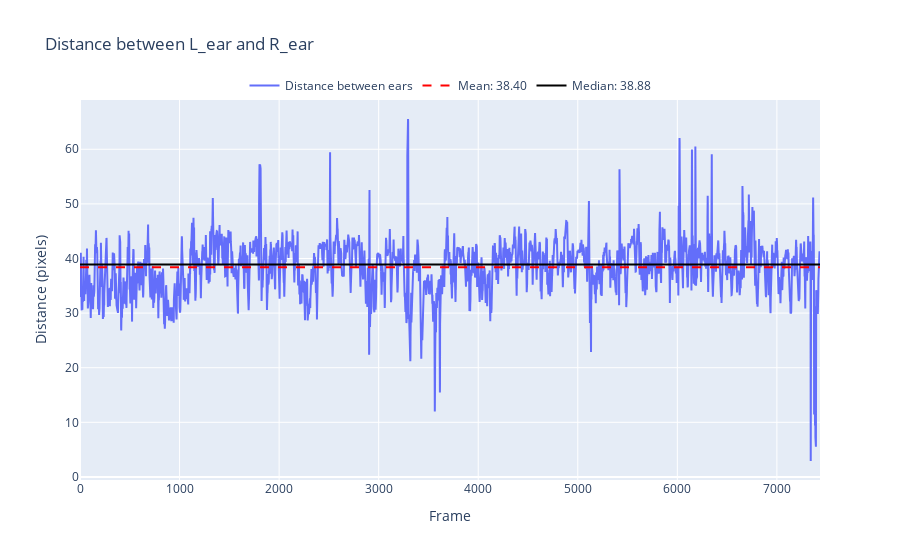

This figure's notebook cell:
### Code cell
def find_scale(df: pd.DataFrame, measured_dist: float, measured_points: list, print_results: bool = False) -> float:
    """Plots the distance between ears and the mean and median distances.

    Args:
        df (pd.DataFrame): DataFrame containing the coordinates of the points.
        measured_dist (float): Measured distance between points.
        measured_points (list): List of strings containing the names of the points.

    Returns:
        scale (float): The scale factor to convert the measured distance to the actual distance.
    """

    df.dropna(inplace=True)

    A = measured_points[0]
    B = measured_points[1]

    # Calculate the distance between the two points
    dist = np.sqrt(
        (df[f'{A}_x'] - df[f'{B}_x'])**2 + 
        (df[f'{A}_y'] - df[f'{B}_y'])**2)

    dist.dropna(inplace=True)

    # Calculate the mean and median
    mean_dist = np.mean(dist)
    median_dist = np.median(dist)

    scale = (measured_dist / median_dist)

    if print_results:

        print(f'median distance is {median_dist}, mean distance is {mean_dist}. scale is {scale*100}')

        # Create the plot
        fig = go.Figure()

        # Add the distance trace
        fig.add_trace(go.Scatter(y=dist, mode='lines', name='Distance between ears'))

        # Add mean and median lines
        fig.add_trace(go.Scatter(y=[mean_dist]*len(dist), mode='lines', name=f'Mean: {mean_dist:.2f}', line=dict(color='red', dash='dash')))
        fig.add_trace(go.Scatter(y=[median_dist]*len(dist), mode='lines', name=f'Median: {median_dist:.2f}', line=dict(color='black')))

        # Update layout
        fig.update_layout(
            title=f'Distance between {A} and {B}',
            xaxis_title='Frame',
            yaxis_title='Distance (pixels)',
            legend=dict(yanchor="bottom",
                        y=1,
                        xanchor="center",
                        x=0.5,
                        orientation="h"),
        )

        # Show the plot
        fig.show()
    
    return scale

# plot scale
scale = find_scale(df_smooth, measured_dist, measured_points, print_results=True)

### Figure 1 — Plotly figure (JSON) as saved in the notebook; plotly's stock layout.template omitted (floating-point values rounded to 4 significant figures; data arrays with more than 128 entries replaced by an {"elided": "..."} marker saying what was removed)
{"data": [{"mode": "lines", "name": "Distance between ears", "type": "scatter", "y": {"elided": "7434 float values"}}, {"line": {"color": "red", "dash": "dash"}, "mode": "lines", "name": "Mean: 38.40", "type": "scatter", "y": {"elided": "7434 float values"}}, {"line": {"color": "black"}, "mode": "lines", "name": "Median: 38.88", "type": "scatter", "y": {"elided": "7434 float values"}}], "layout": {"legend": {"orientation": "h", "x": 0.5, "xanchor": "center", "y": 1, "yanchor": "bottom"}, "title": {"text": "Distance between L_ear and R_ear"}, "xaxis": {"title": {"text": "Frame"}}, "yaxis": {"title": {"text": "Distance (pixels)"}}}}
